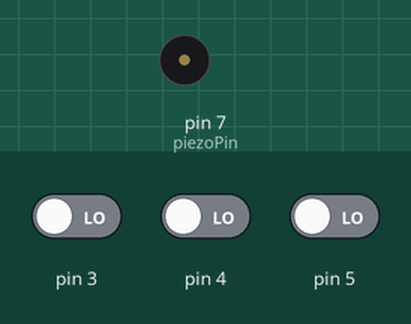
The sketch below on a simulated Arduino Uno, built with avr-gcc and run on an emulated ATmega328P. On the bench: buzzer (waves = sounding). The inputs (shaded band) are chosen by the test bench; at power-on: pin 3 LOW, pin 4 LOW, pin 5 LOW. What the sketch prints to the serial monitor is not drawn.

Above: at 1.2 s.
1.3 s: pin 3 driven HIGH
At 2.7 s:
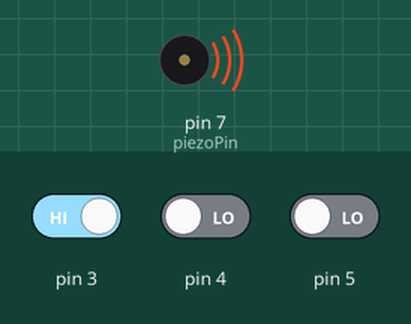
Timing chart, 0 to 4.3 s (numbered marks = the images above; inputs shaded):
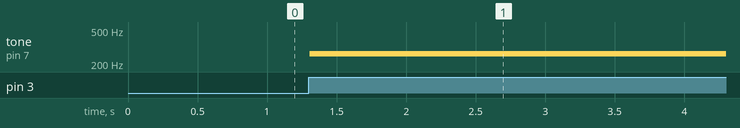

The sketch:

_21_Piezo_Switch.ino
```cpp
#define C 262  // 도
#define D 294  // 레
#define E 330  // 미
#define F 349  // 파
#define G 392  // 솔
#define A 440  // 라
#define B 494  // 시

int piezoPin = 7;

void setup() {
  Serial.begin(9600);

  pinMode(piezoPin, OUTPUT);
  pinMode(3, INPUT);
  pinMode(4, INPUT);
  pinMode(5, INPUT);
}

void loop() {
  if(digitalRead(3) == 1){
    tone (piezoPin, C, 500);
  }
  if(digitalRead(4) == 1){
    tone (piezoPin, D, 500);
  }
  if(digitalRead(5) == 1){
    tone (piezoPin, E, 500);
  }

  Serial.println(digitalRead(3));
  Serial.println(digitalRead(4));
  Serial.println(digitalRead(5));
}
```

Measured:
- after the input at 1.3 s, tone on pin 7 (piezoPin): silent → 262 Hz at once
